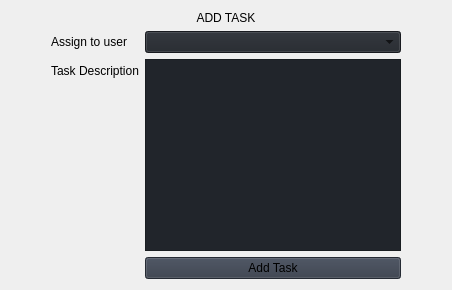
                     <widget class="QWidget" name="add_task">
                      <layout class="QVBoxLayout" name="verticalLayout_20">
                       <item>
                        <widget class="QLabel" name="label">
                         <property name="text">
                          <string>ADD TASK</string>
                         </property>
                         <property name="alignment">
                          <set>Qt::AlignCenter</set>
                         </property>
                        </widget>
                       </item>
                       <item>
                        <layout class="QHBoxLayout" name="horizontalLayout_8">
                         <item>
                          <spacer name="horizontalSpacer_4">
                           <property name="orientation">
                            <enum>Qt::Horizontal</enum>
                           </property>
                           <property name="sizeHint" stdset="0">
                            <size>
                             <width>40</width>
                             <height>20</height>
                            </size>
                           </property>
                          </spacer>
                         </item>
                         <item>
                          <layout class="QFormLayout" name="formLayout">
                           <item row="0" column="0">
                            <widget class="QLabel" name="assignUserLabel">
                             <property name="text">
                              <string>Assign to user</string>
                             </property>
                            </widget>
                           </item>
                           <item row="0" column="1">
                            <widget class="QComboBox" name="assignUserComboBox">
                             <property name="styleSheet">
                              <string notr="true">background-color: rgb(33, 37, 43);</string>
                             </property>
                            </widget>
                           </item>
                           <item row="1" column="0">
                            <widget class="QLabel" name="taskDescriptionLabel">
                             <property name="text">
                              <string>Task Description</string>
                             </property>
                            </widget>
                           </item>
                           <item row="1" column="1">
                            <widget class="QPlainTextEdit" name="taskPlainTextEdit">
                             <property name="maximumSize">
                              <size>
                               <width>16777215</width>
                               <height>200</height>
                              </size>
                             </property>
                             <property name="styleSheet">
                              <string notr="true">background-color: rgb(33, 37, 43);</string>
                             </property>
                            </widget>
                           </item>
                           <item row="2" column="1">
                            <widget class="QPushButton" name="addTaskPushButton">
                             <property name="styleSheet">
                              <string notr="true">background-color: rgb(52, 59, 72);</string>
                             </property>
                             <property name="text">
                              <string>Add Task</string>
                             </property>
                            </widget>
                           </item>
                          </layout>
                         </item>
                         <item>
                          <spacer name="horizontalSpacer_3">
                           <property name="orientation">
                            <enum>Qt::Horizontal</enum>
                           </property>
                           <property name="sizeHint" stdset="0">
                            <size>
                             <width>40</width>
                             <height>20</height>
                            </size>
                           </property>
                          </spacer>
                         </item>
                        </layout>
                       </item>
                      </layout>
                     </widget>
